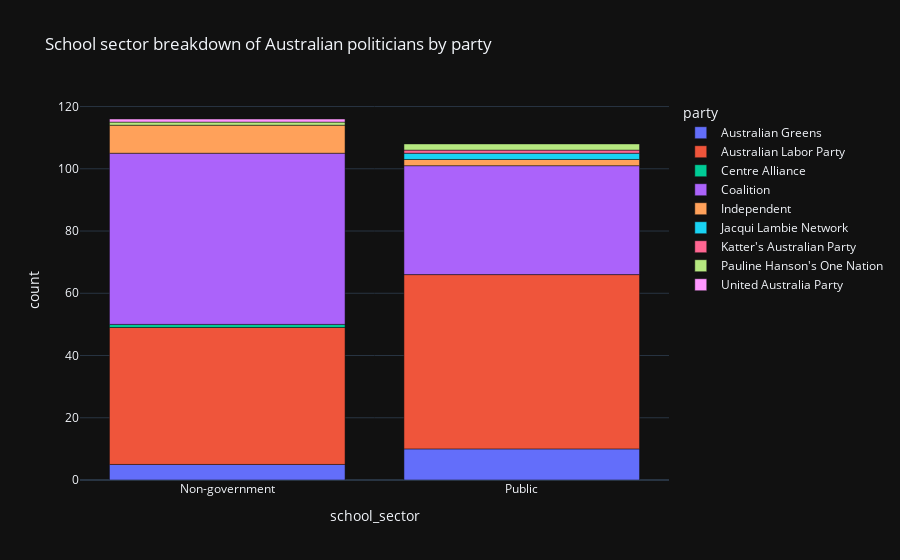

The notebook cell saved with this chart:
### Markdown cell above
members

### Code cell
school_sector_counts = members_education.drop_duplicates(["member", "school_sector"]).groupby(
    ["party", "school_sector"]).size().reset_index(name='count')
fig = px.bar(school_sector_counts, x="school_sector", y="count", color="party",
             title="School sector breakdown of Australian politicians by party")
fig.show()

### Figure 1 — Plotly figure (JSON) as saved in the notebook; plotly's stock layout.template omitted (floating-point values rounded to 4 significant figures)
{"data": [{"alignmentgroup": "True", "hovertemplate": "party=Australian Greens<br>school_sector=%{x}<br>count=%{y}<extra></extra>", "legendgroup": "Australian Greens", "marker": {"color": "#636efa", "pattern": {"shape": ""}}, "name": "Australian Greens", "offsetgroup": "Australian Greens", "orientation": "v", "showlegend": true, "textposition": "auto", "x": ["Non-government", "Public"], "xaxis": "x", "y": [5, 10], "yaxis": "y", "type": "bar"}, {"alignmentgroup": "True", "hovertemplate": "party=Australian Labor Party<br>school_sector=%{x}<br>count=%{y}<extra></extra>", "legendgroup": "Australian Labor Party", "marker": {"color": "#EF553B", "pattern": {"shape": ""}}, "name": "Australian Labor Party", "offsetgroup": "Australian Labor Party", "orientation": "v", "showlegend": true, "textposition": "auto", "x": ["Non-government", "Public"], "xaxis": "x", "y": [44, 56], "yaxis": "y", "type": "bar"}, {"alignmentgroup": "True", "hovertemplate": "party=Centre Alliance<br>school_sector=%{x}<br>count=%{y}<extra></extra>", "legendgroup": "Centre Alliance", "marker": {"color": "#00cc96", "pattern": {"shape": ""}}, "name": "Centre Alliance", "offsetgroup": "Centre Alliance", "orientation": "v", "showlegend": true, "textposition": "auto", "x": ["Non-government"], "xaxis": "x", "y": [1], "yaxis": "y", "type": "bar"}, {"alignmentgroup": "True", "hovertemplate": "party=Coalition<br>school_sector=%{x}<br>count=%{y}<extra></extra>", "legendgroup": "Coalition", "marker": {"color": "#ab63fa", "pattern": {"shape": ""}}, "name": "Coalition", "offsetgroup": "Coalition", "orientation": "v", "showlegend": true, "textposition": "auto", "x": ["Non-government", "Public"], "xaxis": "x", "y": [55, 35], "yaxis": "y", "type": "bar"}, {"alignmentgroup": "True", "hovertemplate": "party=Independent<br>school_sector=%{x}<br>count=%{y}<extra></extra>", "legendgroup": "Independent", "marker": {"color": "#FFA15A", "pattern": {"shape": ""}}, "name": "Independent", "offsetgroup": "Independent", "orientation": "v", "showlegend": true, "textposition": "auto", "x": ["Non-government", "Public"], "xaxis": "x", "y": [9, 2], "yaxis": "y", "type": "bar"}, {"alignmentgroup": "True", "hovertemplate": "party=Jacqui Lambie Network<br>school_sector=%{x}<br>count=%{y}<extra></extra>", "legendgroup": "Jacqui Lambie Network", "marker": {"color": "#19d3f3", "pattern": {"shape": ""}}, "name": "Jacqui Lambie Network", "offsetgroup": "Jacqui Lambie Network", "orientation": "v", "showlegend": true, "textposition": "auto", "x": ["Public"], "xaxis": "x", "y": [2], "yaxis": "y", "type": "bar"}, {"alignmentgroup": "True", "hovertemplate": "party=Katter's Australian Party<br>school_sector=%{x}<br>count=%{y}<extra></extra>", "legendgroup": "Katter's Australian Party", "marker": {"color": "#FF6692", "pattern": {"shape": ""}}, "name": "Katter's Australian Party", "offsetgroup": "Katter's Australian Party", "orientation": "v", "showlegend": true, "textposition": "auto", "x": ["Public"], "xaxis": "x", "y": [1], "yaxis": "y", "type": "bar"}, {"alignmentgroup": "True", "hovertemplate": "party=Pauline Hanson's One Nation<br>school_sector=%{x}<br>count=%{y}<extra></extra>", "legendgroup": "Pauline Hanson's One Nation", "marker": {"color": "#B6E880", "pattern": {"shape": ""}}, "name": "Pauline Hanson's One Nation", "offsetgroup": "Pauline Hanson's One Nation", "orientation": "v", "showlegend": true, "textposition": "auto", "x": ["Non-government", "Public"], "xaxis": "x", "y": [1, 2], "yaxis": "y", "type": "bar"}, {"alignmentgroup": "True", "hovertemplate": "party=United Australia Party<br>school_sector=%{x}<br>count=%{y}<extra></extra>", "legendgroup": "United Australia Party", "marker": {"color": "#FF97FF", "pattern": {"shape": ""}}, "name": "United Australia Party", "offsetgroup": "United Australia Party", "orientation": "v", "showlegend": true, "textposition": "auto", "x": ["Non-government"], "xaxis": "x", "y": [1], "yaxis": "y", "type": "bar"}], "layout": {"xaxis": {"anchor": "y", "domain": [0.0, 1.0], "title": {"text": "school_sector"}}, "yaxis": {"anchor": "x", "domain": [0.0, 1.0], "title": {"text": "count"}}, "legend": {"title": {"text": "party"}, "tracegroupgap": 0}, "title": {"text": "School sector breakdown of Australian politicians by party"}, "barmode": "relative"}}
